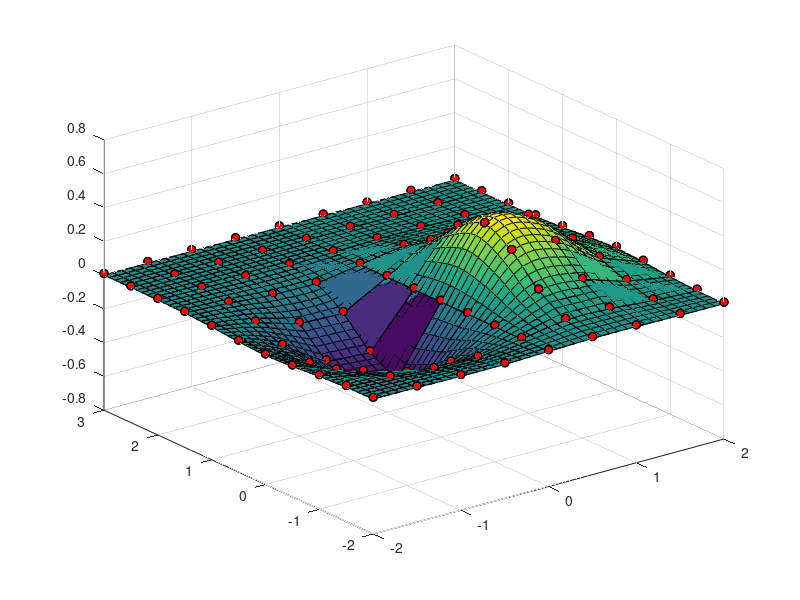

Here is the MATLAB script that generated this plot:
xx = -2:.5:2; yy = -2:.5:3;
[X,Y] = meshgrid(xx,yy);
Z = X.*exp(-X.^2-Y.^2);
surf(X,Y,Z); hold on;
plot3(X,Y,Z+0.01,'ok',...
'MarkerFaceColor','r')
-2
-1
0
1
2
-2
0
2
4
-0.4
-0.2
0
0.2
0.4
xx_i = -2:.1:2; yy_i = -2:.1:3;
[X_i,Y_i] = meshgrid(xx_i,yy_i);
Z_i = interp2(xx,yy,Z,X_i,Y_i);
surf(X_i,Y_i,Z_i); hold on;
plot3(X,Y,Z+0.01,'ok',...
'MarkerFaceColor','r')
xx = -2:.5:2; yy = -2:.5:3; [X,Y] = meshgrid(xx,yy);
Z = X.*exp(-X.^2-Y.^2); xx_i = -2:.1:2; yy_i = -2:.1:3;
[X_i,Y_i] = meshgrid(xx_i,yy_i);
Z_c = interp2(xx,yy,Z,X_i,Y_i,'cubic');
surf(X_i,Y_i,Z_c); hold on;
plot3(X,Y,Z+0.01,'ok', 'MarkerFaceColor','r'); hold off;